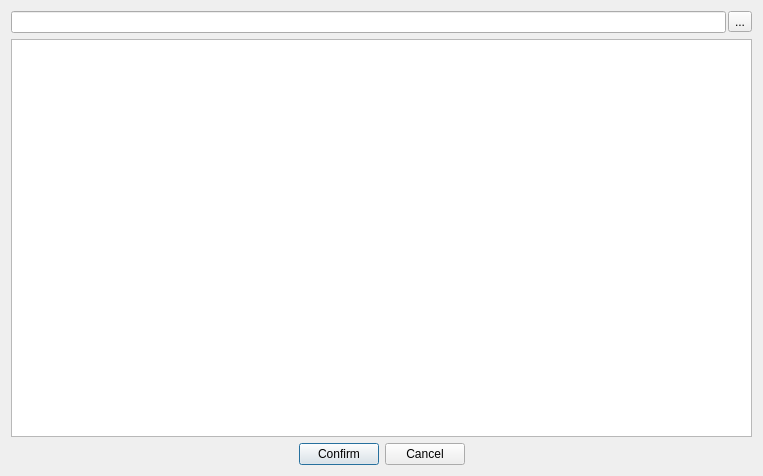
<?xml version="1.0" encoding="UTF-8"?>
<ui version="4.0">
 <class>NewNodeDialog</class>
 <widget class="QDialog" name="NewNodeDialog">
  <property name="geometry">
   <rect>
    <x>0</x>
    <y>0</y>
    <width>763</width>
    <height>476</height>
   </rect>
  </property>
  <property name="windowTitle">
   <string>New Node Dialog</string>
  </property>
  <layout class="QVBoxLayout" name="verticalLayout">
   <item>
    <layout class="QHBoxLayout" name="horizontalLayout_2">
     <property name="spacing">
      <number>2</number>
     </property>
     <item>
      <widget class="QLineEdit" name="m_searchLineEdit"/>
     </item>
     <item>
      <widget class="QToolButton" name="m_viewNodeButton">
       <property name="toolTip">
        <string>Display node by Module</string>
       </property>
       <property name="statusTip">
        <string/>
       </property>
       <property name="text">
        <string>...</string>
       </property>
       <property name="icon">
        <iconset resource="../../../Resource/App.qrc">
         <normaloff>:/icon/Icon/res/view_type_list.png</normaloff>:/icon/Icon/res/view_type_list.png</iconset>
       </property>
      </widget>
     </item>
    </layout>
   </item>
   <item>
    <widget class="QTreeWidget" name="m_treeWidget">
     <property name="headerHidden">
      <bool>true</bool>
     </property>
     <property name="expandsOnDoubleClick">
      <bool>false</bool>
     </property>
     <column>
      <property name="text">
       <string notr="true">1</string>
      </property>
     </column>
    </widget>
   </item>
   <item>
    <layout class="QHBoxLayout" name="horizontalLayout">
     <item>
      <spacer name="horizontalSpacer">
       <property name="orientation">
        <enum>Qt::Horizontal</enum>
       </property>
       <property name="sizeHint" stdset="0">
        <size>
         <width>40</width>
         <height>20</height>
        </size>
       </property>
      </spacer>
     </item>
     <item>
      <widget class="QPushButton" name="m_confirm">
       <property name="text">
        <string>Confirm</string>
       </property>
      </widget>
     </item>
     <item>
      <widget class="QPushButton" name="m_cancel">
       <property name="text">
        <string>Cancel</string>
       </property>
      </widget>
     </item>
     <item>
      <spacer name="horizontalSpacer_2">
       <property name="orientation">
        <enum>Qt::Horizontal</enum>
       </property>
       <property name="sizeHint" stdset="0">
        <size>
         <width>40</width>
         <height>20</height>
        </size>
       </property>
      </spacer>
     </item>
    </layout>
   </item>
  </layout>
 </widget>
 <resources>
  <include location="../../../Resource/App.qrc"/>
 </resources>
 <connections/>
</ui>
